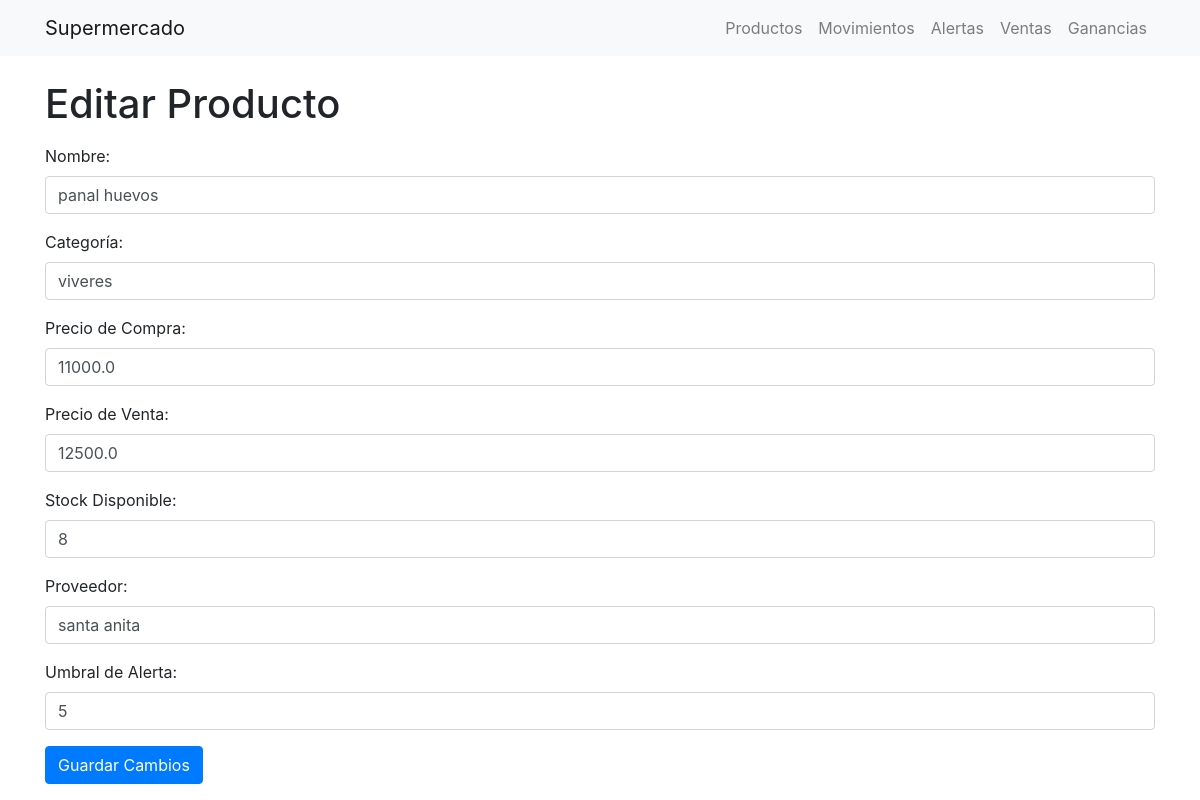
/editar_producto/1, run on an earlier commit of the app's database.
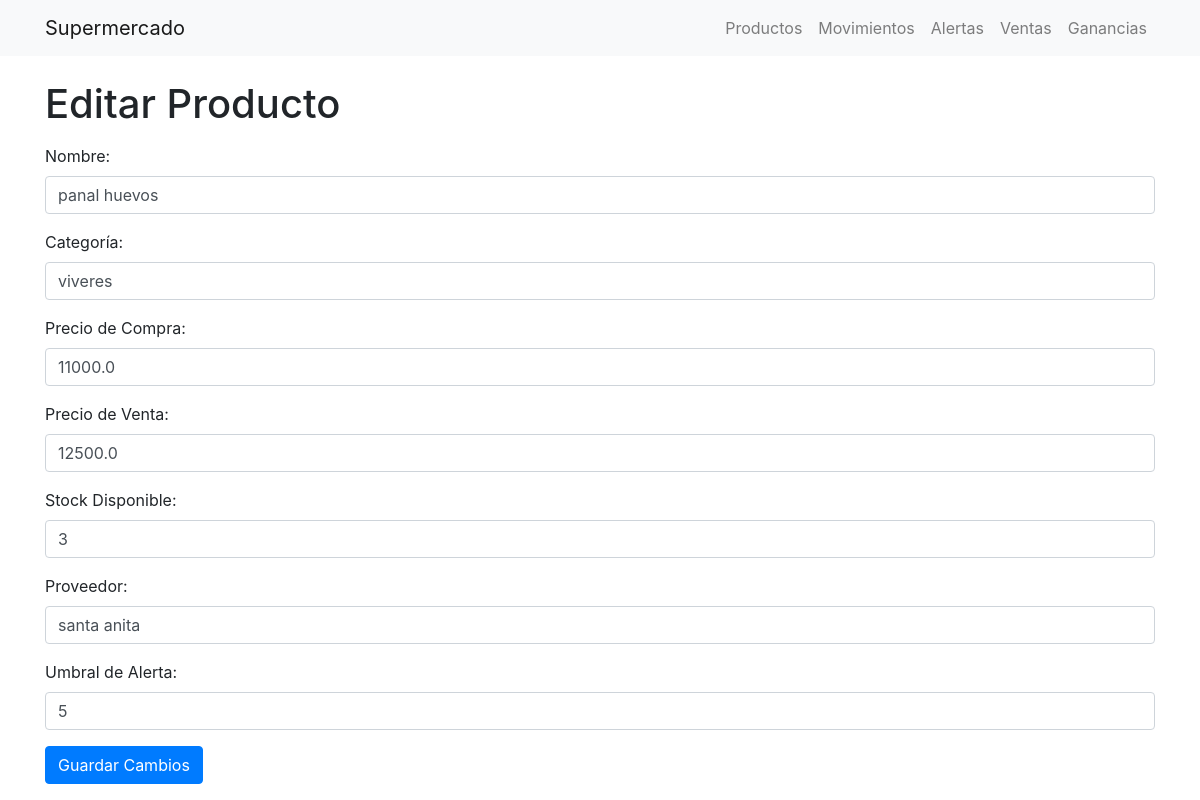
And on a later commit of the database.
### app.py (models this page shows)
class Producto(db.Model):
    id = db.Column(db.Integer, primary_key=True)
    nombre = db.Column(db.String(100), nullable=False)
    categoria = db.Column(db.String(100), nullable=False)
    precio_compra = db.Column(db.Float, nullable=False)
    precio_venta = db.Column(db.Float, nullable=False)
    stock_disponible = db.Column(db.Integer, nullable=False)
    proveedor = db.Column(db.String(100), nullable=False)
    umbral_alerta = db.Column(db.Integer, nullable=False, default=5)

### app.py (the view, shortened to what this page needs)
@app.route('/editar_producto/<int:id>', methods=['GET', 'POST'])
def editar_producto(id):
    producto = Producto.query.get(id)
    return render_template('editar_producto.html', producto=producto)

### templates/editar_producto.html
{% extends 'index.html' %}
{% block content %}
    <h1>Editar Producto</h1>
    <form method="post" class="mt-3">
        <div class="form-group">
            <label for="nombre">Nombre:</label>
            <input type="text" class="form-control" id="nombre" name="nombre" value="{{ producto.nombre }}" required>
        </div>
        <div class="form-group">
            <label for="categoria">Categoría:</label>
            <input type="text" class="form-control" id="categoria" name="categoria" value="{{ producto.categoria }}" required>
        </div>
        <div class="form-group">
            <label for="precio_compra">Precio de Compra:</label>
            <input type="number" step="any" class="form-control" id="precio_compra" name="precio_compra" value="{{ producto.precio_compra }}" required>
        </div>
        <div class="form-group">
            <label for="precio_venta">Precio de Venta:</label>
            <input type="number" step="any" class="form-control" id="precio_venta" name="precio_venta" value="{{ producto.precio_venta }}" required>
        </div>
        <div class="form-group">
            <label for="stock_disponible">Stock Disponible:</label>
            <input type="number" class="form-control" id="stock_disponible" name="stock_disponible" value="{{ producto.stock_disponible }}" required>
        </div>
        <div class="form-group">
            <label for="proveedor">Proveedor:</label>
            <input type="text" class="form-control" id="proveedor" name="proveedor" value="{{ producto.proveedor }}" required>
        </div>
         <div class="form-group">
            <label for="umbral_alerta">Umbral de Alerta:</label>
            <input type="number" class="form-control" id="umbral_alerta" name="umbral_alerta" value="{{ producto.umbral_alerta }}" required>
        </div>
        <button type="submit" class="btn btn-primary">Guardar Cambios</button>
    </form>
{% endblock %}

What changed in the data, as far as the page shows it:
changed Producto "panal huevos": stock_disponible "8" → "3"
